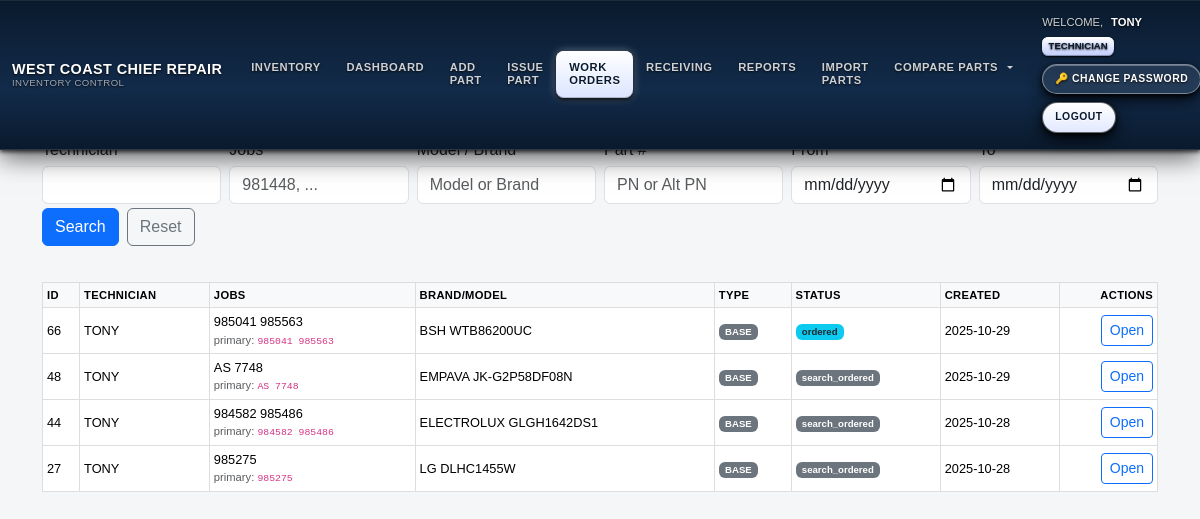
Screenshot of /work_orders (signed in) with the database file from the repository.
### models.py (models this page shows, shortened)
class User(UserMixin, db.Model):
    id = db.Column(db.Integer, primary_key=True)
    username = db.Column(db.String(64), unique=True, nullable=False)
    password_hash = db.Column(db.String(128), nullable=False)
    role = db.Column(db.String(20), nullable=False, default=ROLE_TECHNICIAN)
    @property
    def password(self):
        raise AttributeError('password is not a readable attribute')

class WorkOrder(db.Model):
    __tablename__ = "work_orders"
    __table_args__ = {"extend_existing": True}
    id = db.Column(db.Integer, primary_key=True)
    technician_id = db.Column(db.Integer, db.ForeignKey("user.id"), index=True, nullable=True)
    technician = relationship("User", lazy="joined")
    units = db.relationship(
        "WorkUnit",
        backref="work_order",
        cascade="all, delete-orphan",
        lazy="selectin",
        overlaps="parts,work_order",
    )
    parts = db.relationship(
        "WorkOrderPart",
        backref="work_order",
        primaryjoin="WorkOrder.id==WorkOrderPart.work_order_id",
        cascade="all, delete-orphan",
        lazy="selectin",
        overlaps="unit,parts,work_order",
    )
    technician_name = db.Column(db.String(80), nullable=False)
    job_numbers     = db.Column(db.String(120), nullable=False)
    brand           = db.Column(db.String(40))
    model           = db.Column(db.String(25))
    serial          = db.Column(db.String(25))
    job_type        = db.Column(db.String(16), default="BASE")
    delivery_fee    = db.Column(db.Float, default=0.0)
    markup_percent  = db.Column(db.Float, default=0.0)
    status          = db.Column(db.String(20), default="search_ordered")
    created_at      = db.Column(db.DateTime, default=datetime.utcnow)
    updated_at      = db.Column(db.DateTime, default=datetime.utcnow, onupdate=datetime.utcnow)
    ordered_date    = db.Column(db.Date, nullable=True)
    @property
    def canonical_job(self) -> str:
        nums = [n.strip() for n in (self.job_numbers or "").split(",") if n.strip()]
        ints = []
        for n in nums:
            try:
                ints.append(int(n))
            except ValueError:
                pass
        return str(max(ints)) if ints else (nums[0] if nums else "")

### inventory/routes.py (the view, shortened to what this page needs)
@inventory_bp.get("/work_orders")
@login_required
def wo_list():
    tech  = (request.args.get("tech") or "").strip()
    jobs  = (request.args.get("jobs") or "").strip()
    model = (request.args.get("model") or "").strip()
    pn    = (request.args.get("pn") or "").strip()
    dfrom = (request.args.get("from") or "").strip()  # YYYY-MM-DD
    dto   = (request.args.get("to") or "").strip()    # YYYY-MM-DD
    q = db.session.query(WorkOrder)
    joined_parts = False
    filters = []
    if is_technician():
        me_id = getattr(current_user, "id", None)
        me_name = (getattr(current_user, "username", "") or "").strip()
        filters.append(
            or_(
                WorkOrder.technician_id == me_id,
                func.trim(WorkOrder.technician_name) == me_name,
            )
        )
    if tech:
        filters.append(WorkOrder.technician_name.ilike(f"%{tech}%"))
    if jobs:
        filters.append(WorkOrder.job_numbers.ilike(f"%{jobs}%"))
    if model:
        filters.append(or_(
            WorkOrder.brand.ilike(f"%{model}%"),
            WorkOrder.model.ilike(f"%{model}%"),
        ))
    if dfrom:
        try:
            start = datetime.strptime(dfrom, "%Y-%m-%d")
            filters.append(WorkOrder.created_at >= start)
        except ValueError:
            pass
    if dto:
        try:
            end = datetime.strptime(dto, "%Y-%m-%d") + timedelta(days=1) - timedelta(seconds=1)
            filters.append(WorkOrder.created_at <= end)
        except ValueError:
            pass
    if filters:
        q = q.filter(and_(*filters))
    if joined_parts:
        q = q.distinct(WorkOrder.id)
    items = q.order_by(WorkOrder.created_at.desc()).limit(200).all()
    return render_template("wo_list.html", items=items, args=request.args)

### app.py (called while the page is built, shortened)
@app.before_request
def restrict_role_routes():
    try:
        if not getattr(current_user, "is_authenticated", False):
            return  # гость — пусть дойдёт до /login
        ep = (request.endpoint or "").strip()
        role = (getattr(current_user, "role", "") or "").strip().lower()
        if role == "technician":
            if ep in ALLOWED_TECH_ENDPOINTS:
                return
            if ep.endswith(".health") or ep.endswith(".ping"):
                return
            return redirect(url_for("inventory.wo_list"))
    except Exception:
        try:
            return redirect(url_for("inventory.wo_list"))
        except Exception:
            return

### auth/routes.py (called while the page is built)
@login_manager.user_loader
def load_user(user_id):
    return User.query.get(int(user_id))

### security.py (called while the page is built)
def role() -> str:
    return (getattr(current_user, "role", "") or "").strip().lower()

def is_technician() -> bool:
    return role() == ROLE_TECHNICIAN

### templates/wo_list.html (shortened to what this page needs)
{% extends "base.html" %}
{% block content %}
<h3>Work Orders</h3>
<form method="get" class="row g-2 mb-3 dashboard-filters" style="position:static;">
  <div class="col-md-2"><label class="form-label mb-1">Technician</label><input name="tech" class="form-control" value="{{ args.get('tech','') if args else '' }}"></div>
  <div class="col-md-2"><label class="form-label mb-1">Jobs</label><input name="jobs" class="form-control" value="{{ args.get('jobs','') if args else '' }}" placeholder="981448, ..."></div>
  <div class="col-md-2"><label class="form-label mb-1">Model / Brand</label><input name="model" class="form-control" value="{{ args.get('model','') if args else '' }}" placeholder="Model or Brand"></div>
  <div class="col-md-2"><label class="form-label mb-1">Part #</label><input name="pn" class="form-control" value="{{ args.get('pn','') if args else '' }}" placeholder="PN or Alt PN"></div>
  <div class="col-md-2"><label class="form-label mb-1">From</label><input type="date" name="from" class="form-control" value="{{ args.get('from','') if args else '' }}"></div>
  <div class="col-md-2"><label class="form-label mb-1">To</label><input type="date" name="to" class="form-control" value="{{ args.get('to','') if args else '' }}"></div>
  <div class="col-12 d-flex gap-2 mt-1">
    <button class="btn btn-primary">Search</button>
    <a class="btn btn-outline-secondary" href="{{ url_for('inventory.wo_list') }}">Reset</a>
  </div>
</form>
<div class="table-responsive">
  <table class="table table-sm table-hover align-middle wo-list-table">
    <thead class="table-light">
      <tr>
        <th class="col-id">ID</th><th class="col-tech">Technician</th><th>Jobs</th>
        <th>Brand/Model</th><th class="col-type">Type</th><th class="col-status">Status</th>
        <th class="col-created">Created</th><th class="text-end col-actions">Actions</th>
      </tr>
    </thead>
    <tbody>
      {% if items and items|length > 0 %}
        {% for w in items %}
        <tr>
          <td>{{ w.id }}</td>
          <td>{{ w.technician_name or '—' }}</td>
          <td>
            <span class="jobs-trunc" title="{{ w.job_numbers or '' }}">{{ w.job_numbers or '—' }}</span>
            {% if w.canonical_job %}<div class="text-muted small">primary: <code>{{ w.canonical_job }}</code></div>{% endif %}
          </td>
          <td><span class="brand-trunc" title="{{ (w.brand or '') ~ ' ' ~ (w.model or '') }}">{{ (w.brand or '') ~ (' ' if w.brand and w.model else '') ~ (w.model or '') }}</span></td>
          <td>{% if w.job_type == 'INSURANCE' %}<span class="badge bg-warning text-dark">INSURANCE</span>{% else %}<span class="badge bg-secondary">BASE</span>{% endif %}</td>
          <td>{% if w.status == 'done' %}<span class="badge bg-success">done</span>{% elif w.status == 'ordered' %}<span class="badge bg-info text-dark">ordered</span>{% else %}<span class="badge bg-secondary">search_ordered</span>{% endif %}</td>
          <td>{{ w.created_at.strftime('%Y-%m-%d') if w.created_at else '—' }}</td>
          <td class="text-end">
            <div class="wo-actions d-inline-flex gap-1">
              <a class="btn btn-outline-primary btn-sm"
                 href="{{ url_for('inventory.wo_detail', wo_id=w.id) }}">
                Open
              </a>
            </div>
          </td>
        </tr>
        {% endfor %}
      {% else %}
        <tr><td colspan="8" class="text-muted">No work orders found.</td></tr>
      {% endif %}
    </tbody>
  </table>
</div>
{% endblock %}

### templates/base.html (shortened to what this page needs)
<!DOCTYPE html>
<html lang="en">
<head>
  <link href="https://cdn.jsdelivr.net/npm/bootstrap@5.3.3/dist/css/bootstrap.min.css"
        rel="stylesheet"
 />
  <link rel="stylesheet" href="{{ url_for('static', filename='style.css') }}" />
</head>
<body>
  <nav class="navbar navbar-expand-lg fixed-top wccr-navbar">
    <div class="container-fluid py-2">
      <a class="navbar-brand d-flex flex-column justify-content-center" href="{{ url_for('inventory.dashboard') }}">
        <div>WEST COAST CHIEF REPAIR</div>
        <span class="sub">INVENTORY CONTROL</span>
      </a>
      <div class="collapse navbar-collapse mt-3 mt-lg-0" id="navbarMain">
        <ul class="navbar-nav me-auto mb-2 mb-lg-0">
          <li class="nav-item">
            <a class="nav-link{% if request.endpoint and request.endpoint == 'inventory.location_report' %} active{% endif %}"
               href="{{ url_for('inventory.location_report') }}">
              INVENTORY
            </a>
          </li>
          <li class="nav-item">
            <a class="nav-link{% if request.endpoint and request.endpoint == 'inventory.dashboard' %} active{% endif %}"
               href="{{ url_for('inventory.dashboard') }}">
              DASHBOARD
            </a>
          </li>
          <li class="nav-item">
            <a class="nav-link{% if request.endpoint and request.endpoint == 'inventory.add_part' %} active{% endif %}"
               href="{{ url_for('inventory.add_part') }}">
              ADD PART
            </a>
          </li>
          <li class="nav-item">
            <a class="nav-link{% if request.endpoint and request.endpoint == 'inventory.issue_part' %} active{% endif %}"
               href="{{ url_for('inventory.issue_part') }}">
              ISSUE PART
            </a>
          </li>
          {% set is_wo = request.endpoint and request.endpoint.startswith('inventory.wo_') %}
          <li class="nav-item">
            <a class="nav-link{{ ' active' if is_wo else '' }}"
               href="{{ url_for('inventory.wo_list') }}">
              WORK ORDERS
            </a>
          </li>
          <li class="nav-item">
            <a class="nav-link{% if request.endpoint and request.endpoint.startswith('inventory.receiving') %} active{% endif %}"
               href="{{ url_for('inventory.receiving_list') }}">
              RECEIVING
            </a>
          </li>
          <li class="nav-item">
            <a class="nav-link{% if request.endpoint and request.endpoint.startswith('inventory.reports') %} active{% endif %}"
               href="{{ url_for('inventory.reports_grouped') }}">
              REPORTS
            </a>
          </li>
          <li class="nav-item">
            <a class="nav-link{% if request.endpoint and request.endpoint.startswith('inventory.import_parts') %} active{% endif %}"
               href="{{ url_for('inventory.import_parts_upload') }}">
              IMPORT PARTS
            </a>
          </li>
          <li class="nav-item dropdown">
            <a class="nav-link dropdown-toggle text-uppercase"
               href="#"
               id="compareDropdown"
               role="button"
               data-bs-toggle="dropdown"
               data-bs-display="static"
               aria-expanded="false">
              COMPARE PARTS
            </a>
          </li>
        </ul>
        {% if current_user.is_authenticated %}
        <div class="ms-lg-3 wccr-userbox">
          <div class="d-flex flex-wrap align-items-center gap-2 me-lg-2">
            <span class="welcome-label">WELCOME,</span>
            <span class="username">{{ current_user.username }}</span>
            <span class="role-badge">
              {{ (current_user.role or '')|upper }}
            </span>
          </div>
          <div class="d-flex flex-wrap align-items-center gap-2">
            <a class="wccr-btn-ghost text-decoration-none"
               href="{{ url_for('inventory.change_password', user_id=current_user.id) }}">
              🔑 CHANGE PASSWORD
            </a>
            <a class="wccr-btn-solid text-decoration-none"
               href="{{ url_for('auth.logout') }}">
              LOGOUT
            </a>
          </div>
        </div>
        {% endif %}
      </div>
    </div>
  </nav>
  <main class="container main-wrapper">
    {% block content %}{% endblock %}
  </main>
</body>
</html>

### static/style.css (style rules this page uses)
body { font-family: Arial, sans-serif; background-color:#f6f6f6; padding:20px; margin:0; }
.navbar { z-index:1200; }
table { width:100%; border-collapse:collapse; margin-top:20px; }
table th, table td { padding:10px; border:1px solid #ddd; text-align:left; }
form input:not([type="checkbox"]):not([type="radio"]):not(.form-check-input), form select, form textarea { width: 100%; box-sizing: border-box; }

### templates/base.html (style rules this page uses)
.wccr-navbar { background: linear-gradient(to bottom, #0a1a2d 0%, #122b4a 60%, #0a1a2d 100%); color: #fff; box-shadow: 0 2px 4px rgba(0,0,0,.7), 0 8px 24px rgba(0,0,0,.6), inset 0 1px 0 rgba(255,255,255,.08); border-bottom: 1px solid rgba(255,255,255,.12); }
.wccr-navbar .navbar-brand { font-weight: 600; font-size: .9rem; line-height: 1.2; letter-spacing: .03em; color: #fff; text-shadow: 0 1px 2px rgba(0,0,0,.8); }
.wccr-navbar .navbar-brand span.sub { display: block; font-weight: 400; font-size: .6rem; line-height: 1.1; color: rgba(255,255,255,.6); }
.wccr-navbar .navbar-nav .nav-link { font-size: .7rem; font-weight: 600; letter-spacing: .05em; text-transform: uppercase; color: rgba(255,255,255,.8); padding: .6rem .8rem; border-radius: .5rem; line-height:1.2; text-shadow: 0 1px 2px rgba(0,0,0,.8); transition: all .12s linear; display: flex; align-items: center; gap: .4rem; }
.wccr-navbar .navbar-nav .nav-link.active, .wccr-navbar .navbar-nav .show > .nav-link { color: #0a1a2d; background: linear-gradient(to bottom,#ffffff 0%,#dbe5ff 100%); box-shadow: 0 2px 4px rgba(0,0,0,.9), 0 0 8px rgba(255,255,255,.4), inset 0 1px 0 rgba(255,255,255,.9), inset 0 -1px 0 rgba(0,0,0,.2); text-shadow: 0 1px 0 rgba(255,255,255,.7); }
.wccr-userbox { display: flex; flex-wrap: wrap; align-items: center; justify-content: flex-end; gap: .5rem .75rem; font-size: .7rem; line-height:1.2; color:#fff; text-shadow:0 1px 2px rgba(0,0,0,.9); }
.wccr-userbox .welcome-label { color: rgba(255,255,255,.8); font-weight:400; }
.wccr-userbox .username { font-weight:600; color:#fff; }
.wccr-userbox .role-badge { background: linear-gradient(to bottom,#fff,#c8d4ff 90%); color:#0a1a2d; font-size:.6rem; font-weight:600; line-height:1.1; padding:.25rem .4rem; border-radius:.4rem; text-transform:uppercase; box-shadow: 0 1px 2px rgba(0,0,0,.9), inset 0 1px 0 rgba(255,255,255,.9), inset 0 -1px 0 rgba(0,0,0,.3); }
.wccr-btn-ghost, .wccr-btn-solid { font-size:.65rem; font-weight:600; line-height:1.2; letter-spacing:.05em; text-transform:uppercase; border-radius:999px; border:1px solid transparent; padding:.5rem .75rem; white-space:nowrap; box-shadow: 0 2px 4px rgba(0,0,0,.8), 0 6px 16px rgba(0,0,0,.8), inset 0 1px 0 rgba(255,255,255,.3); text-shadow:0 1px 2px rgba(0,0,0,.8); transition:all .12s linear; }
.wccr-btn-ghost { color:#fff; background:rgba(255,255,255,.08); border-color:rgba(255,255,255,.4); }
.wccr-btn-solid { color:#0a1a2d; background:linear-gradient(to bottom,#ffffff 0%,#e2e9ff 100%); border-color:rgba(0,0,0,.6); text-shadow:0 1px 0 rgba(255,255,255,.8); }
body { background-color:#f5f6f8; }
main.main-wrapper { padding-top:4.75rem; padding-bottom:2rem; }
table { font-size:.8rem; }
th { font-weight:600; text-transform:uppercase; letter-spacing:.03em; font-size:.7rem; }

### rows the page displays
User: username "TONY", role "TECHNICIAN"
WorkOrder: id "66", technician_name "TONY", job_numbers "985041 985563", canonical_job "985041 985563", brand+model "BSH WTB86200UC", job_type "BASE", status "ordered", created_at "2025-10-29"
WorkOrder: id "48", technician_name "TONY", job_numbers "AS 7748", canonical_job "AS 7748", brand+model "EMPAVA JK-G2P58DF08N", job_type "BASE", status "search_ordered", created_at "2025-10-29"
WorkOrder: id "44", technician_name "TONY", job_numbers "984582 985486", canonical_job "984582 985486", brand+model "ELECTROLUX GLGH1642DS1", job_type "BASE", status "search_ordered", created_at "2025-10-28"
WorkOrder: id "27", technician_name "TONY", job_numbers "985275", canonical_job "985275", brand+model "LG DLHC1455W", job_type "BASE", status "search_ordered", created_at "2025-10-28"
